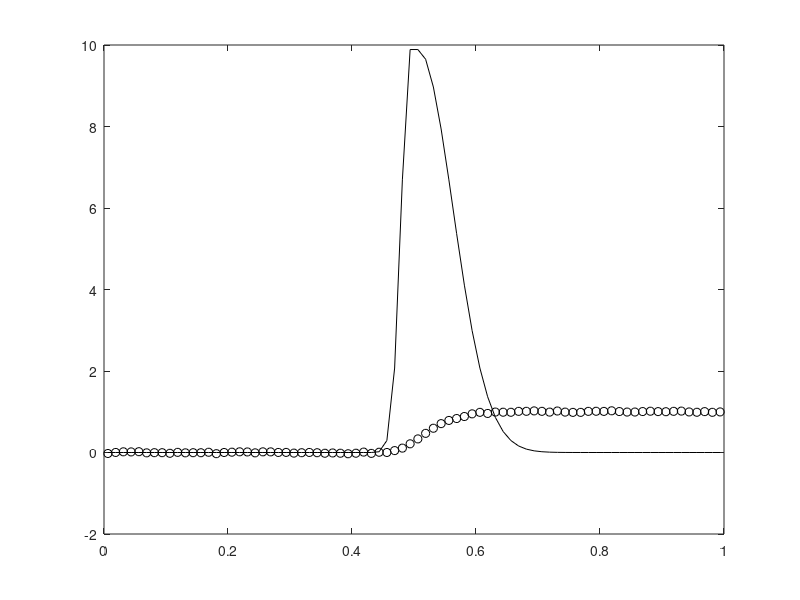

The MATLAB source for this figure: (Note: this script raises an error after producing the figure.)
clear all, close all
n       = 80; %%%input(' No. of grid points = ');
h       = 1/n;
t       = [h/2:h:1-h/2]';
% Create the left-half of the PSF
sig1    = .02; %%%input(' Kernel width sigma = ');
kernel1 = exp(-(t(1:40)-h/2).^2/sig1^2);
% Create the right-half of the PSF
sig2    = .08;
kernel2 = exp(-(t(1:40)-h/2).^2/sig2^2);
% Create the normalized PSF
PSF     = [flipud(kernel1);kernel2];
PSF     = PSF/sum(PSF)/h;
% Numerical discretization of intergral operator
A = tril(ones(n,n))*h;

% Set up true solution x_true and data b = A*x_true + error.
x_true = PSF;
Ax = A*x_true;
err_lev = 2; %%%input(' Percent error in data = ');
sigma = err_lev/100 * norm(Ax) / sqrt(n);
%randn('state',1)
eta =  sigma * randn(n,1);
b = Ax + eta;
figure(1), 
  plot(t,x_true,'k',t,b,'ko')

% second derivative precision matrix for prior
  L = spdiags([-ones(n,1) 2*ones(n,1) -ones(n,1)],[-1 0 1],n,n);

% Set hyper-priors for Gamma
  alpha = fminbnd(@(alpha) GCV_fn(alpha,A,L^(1),b),0,1); 
  xalpha = (A'*A+alpha*L^(1))\(A'*b);
  figure(3) 
    plot(t,x_true,'b',t,xalpha,'k','LineWidth',1)
    legend('true image','blurred, noisy data')

N = 10000;
L = L^2;
z = randn(n,N);
w = A'*z + sqrt(alpha)*chol(L')*z;
xalpha = (A'*A + alpha*L)\(repmat(A'*b,[1 N]) + w);

 
  figure(4) 
    plot(t,x_true,'b',t,mean(xalpha,2),'k','LineWidth',1)
